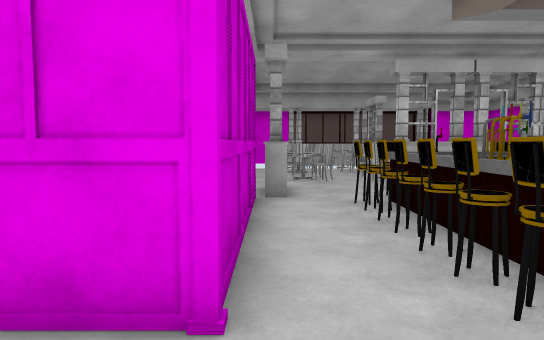
[1] (above)

20 first-person views from a walk through a 3-D level made in the Unity game engine. The camera is 1.2 m above the floor, tilts 4° down and sees 70° across. The floor is counted in squares, 1 m on a side. Each view is taken from the middle of a square. On the plan, view 1 faces up. The plan holds only what a view shows up to about 15 squares ahead; the rest is blank. The place goes on beyond the plan. The player character is not drawn. Some animated figures are not drawn. Some surface patterns are stand-ins.

[2]
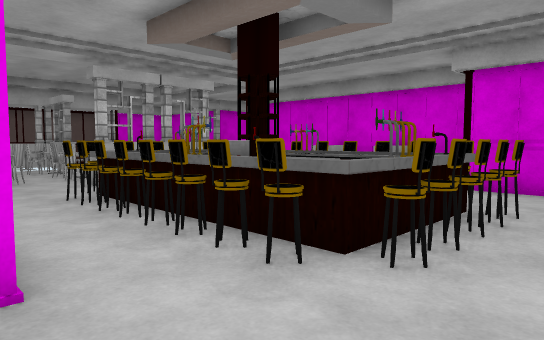

[3]
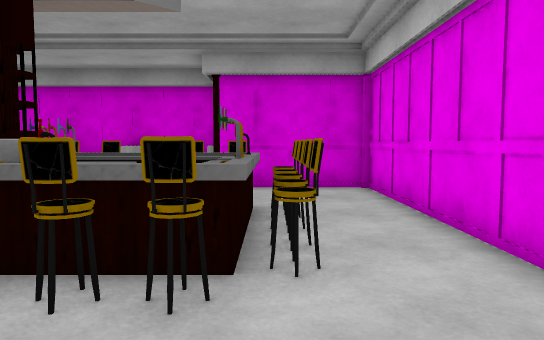

[4]
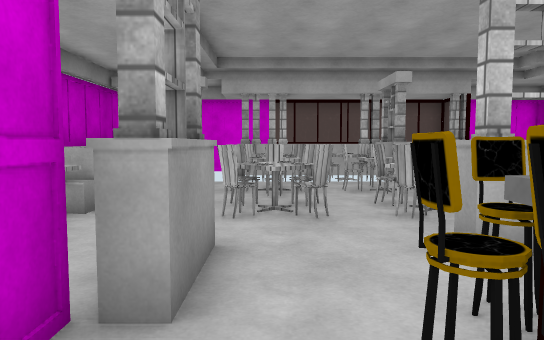

[5]
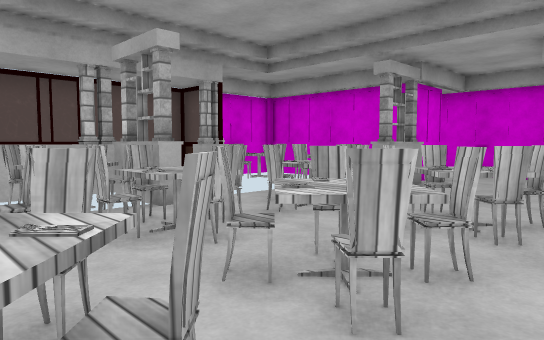

[6]
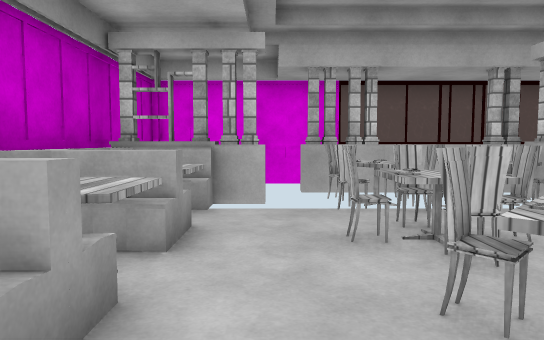

[7]
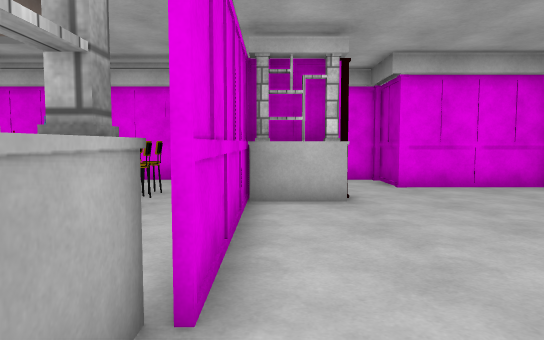

[8]
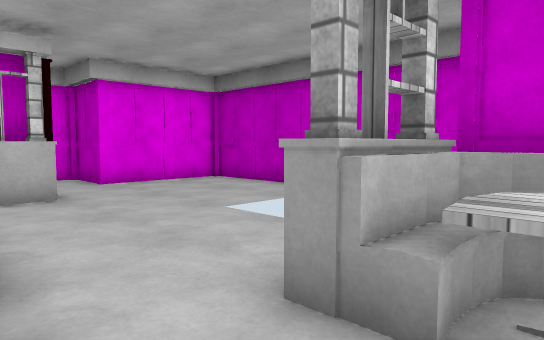

[9]
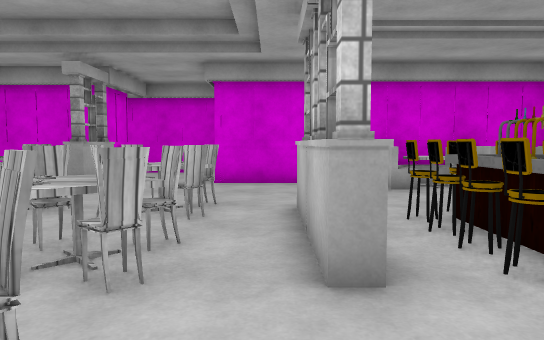

[10]
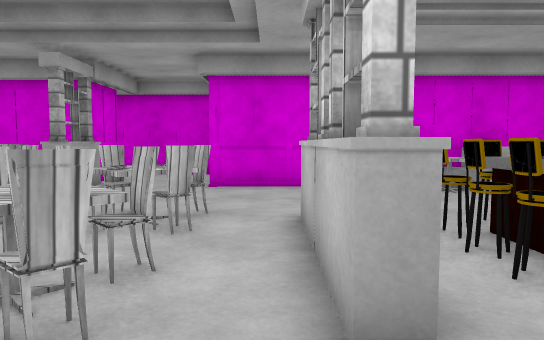

[11]
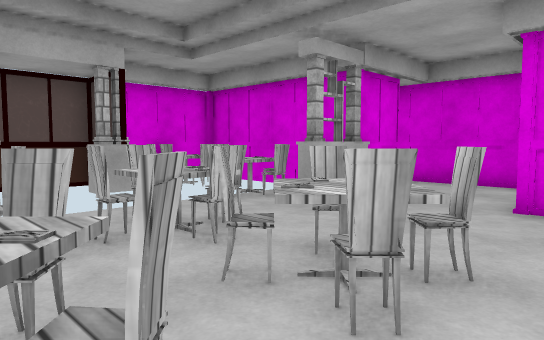

[12]
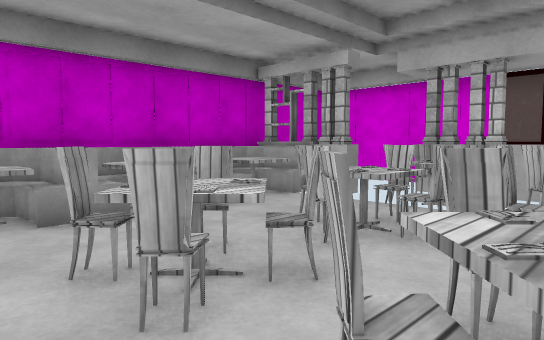

[13]
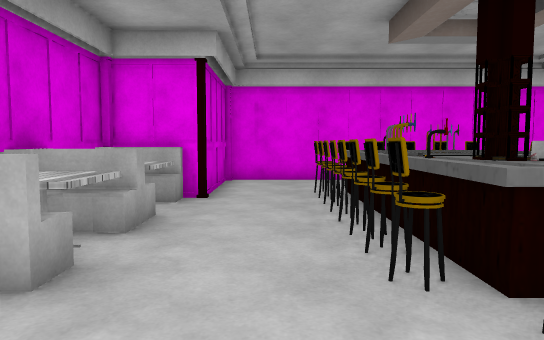

[14]
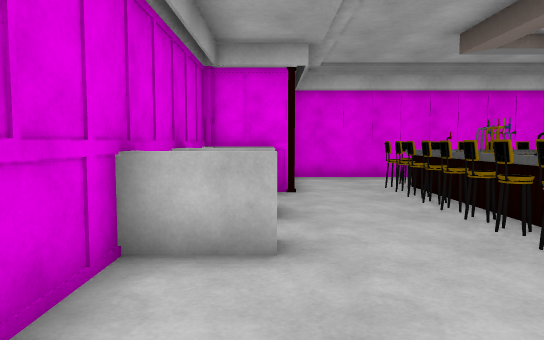

[15]
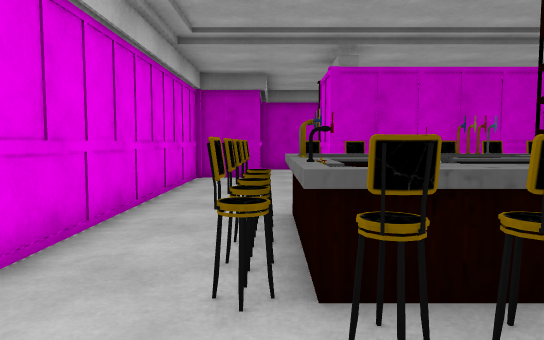

[16]
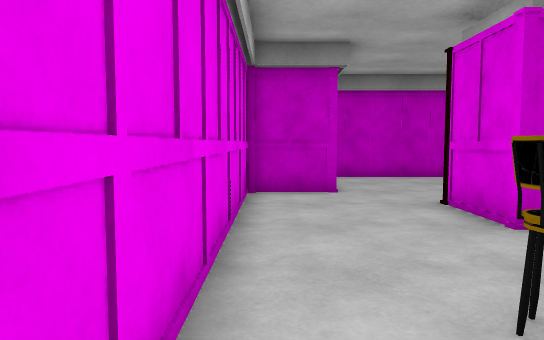

[17]
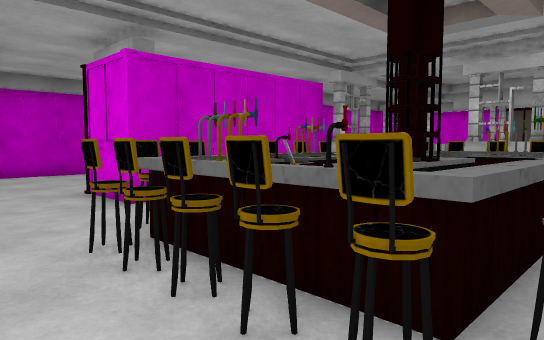

[18]
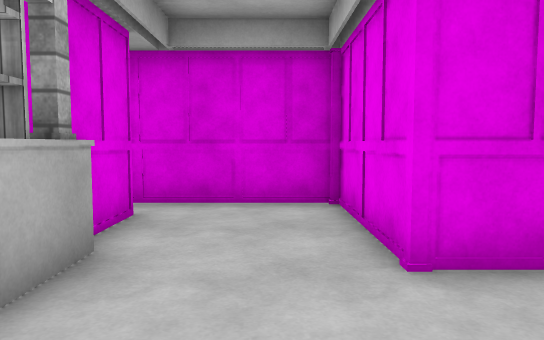

[19]
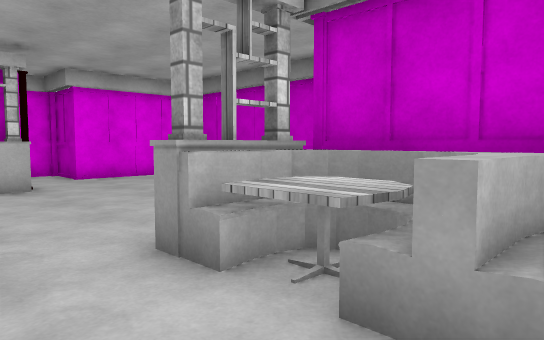

[20]
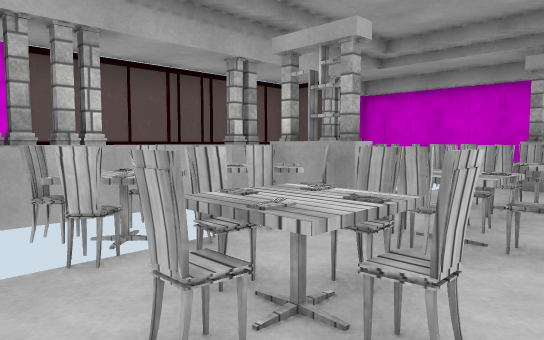

### Floor plan
Key: @ floor where view 1 was taken; # wall or solid block; . main floor; : floor 0.75 m higher than the main floor; = window, fence, low wall or low ledge; ^ raised ledge; T table; P pillar; S shelf; L stool; A tap; C chair; O other object.
Columns run from 9 left of view 1 to 16 right of it. Each row starts with its distance up from view 1.
 20     ##   PP##PP
 19     #POP#TTTCCP      #
 18     #^=##TTTCCO   TTT#
 17     ##:T..T..T  T..T.=  .#
 16     #^^..TTTTTTTTT.PSP##.#
 15     ##:T..TTTT.TT........#
 14     ##:T..TTTTTTT........#
 13     #^^^.TTTTTTTTT.......#
 12     ##TT..TTTT.TT....#####
 11     #^T..............#
 10     #PSP.P..PSPSP....#
  9      ....P..LLLL.....#
  8      ....#.L^O^^L..#=#
  7 #    ....#.L^O.^L.. ##
  6 # .......#.L^O^ L..O=#
  5 #........#.L^ #^L..^^#
  4 #........#.LA^=^L..O #
  3 #......SO#.LO^.^L..###
  2 #..........L^^O^L..#
  1 #...........LLLL...#
  0 #####....@.........#
 -1     #..............#
 -2     ################

Where each view was taken, in squares from view 1:
view 1: 0 up, 0 right, facing up
view 2: 1 down, 1 left, facing up-right
view 3: 1 up, 1 left, facing right
view 4: 6 up, 1 right, facing up
view 5: 11 up, 1 right, facing up-right
view 6: 11 up, 1 left, facing up
view 7: 11 up, 1 left, facing down
view 8: 12 up, 0 right, facing down-left
view 9: 11 up, 0 right, facing right
view 10: 11 up, 1 right, facing right
view 11: 11 up, 4 right, facing up-right
view 12: 11 up, 4 right, facing up-left
view 13: 11 up, 8 right, facing down
view 14: 12 up, 10 right, facing down
view 15: 1 up, 9 right, facing left
view 16: 1 down, 5 right, facing left
view 17: 1 down, 7 right, facing up-left
view 18: 14 up, 8 right, facing right
view 19: 14 up, 0 right, facing down-left
view 20: 14 up, 1 left, facing up-right
